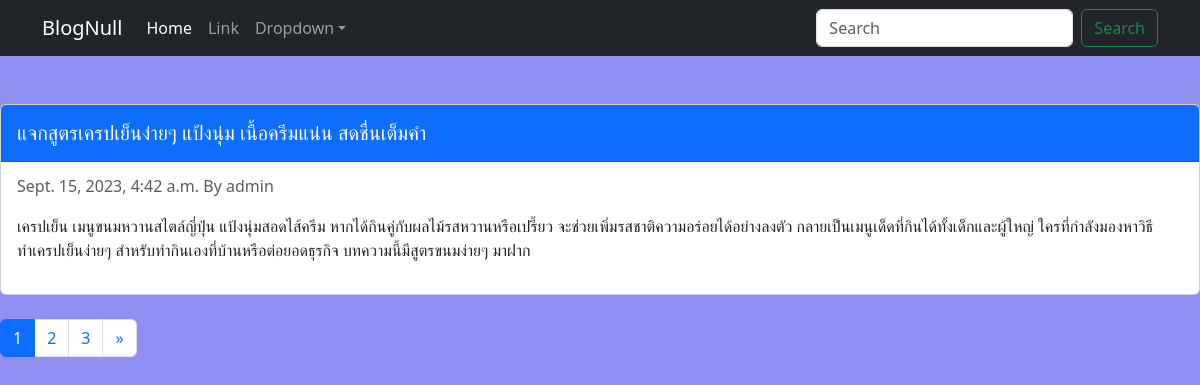
Screenshot of /blog/ with the database file from the repository.
### blog/models.py (models this page shows, shortened)
class Post(models.Model):
    class Status(models.TextChoices):  # เพิ่มฟิลด์ status
        DRAFT = 'DF', 'Draft'
        PUBLISHED = 'PB', 'Published'
    title = models.CharField(max_length=250)
    slug = models.SlugField(max_length=250)
    body = models.TextField()
    publish = models.DateTimeField(default=timezone.now)
    created = models.DateTimeField(auto_now_add=True)
    updated = models.DateTimeField(auto_now=True)
    status = models.CharField(max_length=2,
                              choices=Status.choices,
                              default=Status.DRAFT)  # เพิ่มฟิลด์ status
    author = models.ForeignKey(User,
                               on_delete=models.CASCADE,
                               related_name='blog_posts')  # เพิ่มความสัมพันธ์กับ User
    objects = models.Manager()
    published = PublishedManager()
    class Meta:
        ordering = ['-publish']
        indexes = [
            models.Index(fields=['-publish']),
        ]

### blog/views.py (the view)
# urls.py: path('', views.post_list, name='post_list'),
def post_list(request):
    posts = Post.published.all()
    per_page = 1
    paginator = Paginator(posts, per_page)
    page = request.GET.get('page')
    try:
        posts = paginator.page(page)
    except PageNotAnInteger:
        posts = paginator.page(1)
    except EmptyPage:
        posts = paginator.page(paginator.num_pages)
    return render(request, 'blog/post/list.html', {'posts': posts})

### blog/models.py (called while the page is built)
    def get_queryset(self):
        return super().get_queryset().filter(status=Post.Status.PUBLISHED)

### blog/templates/blog/post/list.html (shortened to what this page needs)
{% extends 'blog/base.html' %}
    {% block content %}
        {% for post in posts %}
        <div class="card mb-4">
                <div class="card-header bg-primary text-white">
                    <a href="{% url 'blog:post_detail' post.id %}" class="text-white  text-decoration-none"><h5 class="card-title mt-2">{{post.title }}</h5></a>
                </div>
                <div class="card-body">
                <p class ="card-subtitle mb-3 text-body-secondary">{{ post.publish }} By {{post.author}}</p>
                {{ post.body | truncatewords:20 | linebreaks }}
            </div>
        </div>
        {% endfor %}
        <nav aria-label="Page navigation">
          <ul class="pagination    ">
            {% for i in posts.paginator.page_range %}
                {% if posts.number == i %}
                <li class="page-item active" aria-current="page"><a class="page-link" href="#">{{ posts.number }}</a></li>
                {% else %}
                <li class="page-item" aria-current="page"><a class="page-link" href="?page={{ i }}">{{ i }}</a></li>
                {% endif %}
            {% endfor %}
            {% if posts.has_next %}
            <li class="page-item">
              <a class="page-link" href="?page={{ posts.next_page_number }}" aria-label="Next">
                <span aria-hidden="true">&raquo;</span>
              </a>
            </li>
            {% endif %}
          </ul>
        </nav>
    {% endblock %}

### blog/templates/blog/base.html (shortened to what this page needs)
{% load static %}
<!doctype html>
<html lang="en">
  <head>
    <link href="https://cdn.jsdelivr.net/npm/bootstrap@5.3.2/dist/css/bootstrap.min.css" rel="stylesheet">
    <link rel="stylesheet" href="{% static 'css/style.css'%}">
</head>
  <body>
    <nav class="navbar navbar-expand-sm navbar-dark bg-dark mb-4">
        <div class="container">
        <a class="navbar-brand" href="{% url 'blog:post_list' %}" >BlogNull</a>
        <div class="collapse navbar-collapse" id="collapsibleNavId">
          <ul class="navbar-nav me-auto mt-2 mt-lg-0">
            <li class="nav-item">
              <a class="nav-link active" href="#" aria-current="page">Home <span class="visually-hidden">(current)</span></a>
            </li>
            <li class="nav-item">
              <a class="nav-link" href="#">Link</a>
            </li>
            <li class="nav-item dropdown">
              <a class="nav-link dropdown-toggle" href="#" id="dropdownId" data-bs-toggle="dropdown" aria-haspopup="true" aria-expanded="false">Dropdown</a>
            </li>
          </ul>
          <form class="d-flex my-2 my-lg-0">
            <input class="form-control me-sm-2" type="text" placeholder="Search">
            <button class="btn btn-outline-success my-2 my-sm-0" type="submit">Search</button>
          </form>
        </div>
      </div>
    </nav>
    <br>
    <div class="contrainer">
        {% block content %}
        {% endblock %}
    </div>
  </body>
</html>

### blog/static/css/style.css (style rules this page uses)
body { background-color: rgb(143, 143, 244); }

### rows the page displays
Post: title "แจกสูตรเครปเย็นง่ายๆ แป้งนุ่ม เนื้อครีมแน่น สดชื่นเต็มคำ", publish "Sept. 15, 2023, 4:42 a.m.", author "admin", body "เครปเย็น เมนูขนมหวานสไตล์ญี่ปุ่น แป้งนุ่มสอดไส้ครีม หากได้กินคู่กับผลไม้รสหวานหรือเปรี้ยว จะช่วยเพิ่มรสชาติความอร่อยได้อย่างลงตัว กลายเป็นเมนูเด็ดที่กินได้ทั้งเด็กและผู้ใหญ่ ใครที่กำลังมองหาวิธีทําเครปเย็นง่ายๆ สำหรับทำกินเองที่บ้านหรือต่อยอดธุรกิจ บทความนี้มีสูตรขนมง่ายๆ มาฝาก"

### other values shown
{{ posts.number }} "1"
{{ i }} "2" "3"
